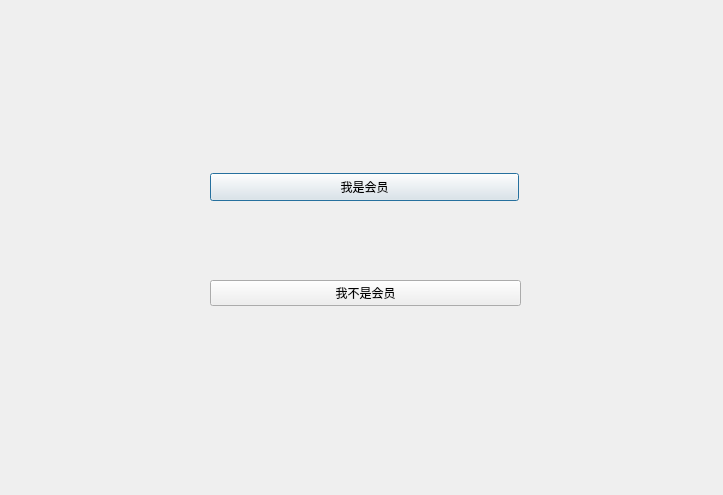
<?xml version="1.0" encoding="UTF-8"?>
<ui version="4.0">
 <class>Dialog</class>
 <widget class="QDialog" name="Dialog">
  <property name="geometry">
   <rect>
    <x>0</x>
    <y>0</y>
    <width>723</width>
    <height>495</height>
   </rect>
  </property>
  <property name="windowTitle">
   <string>Dialog</string>
  </property>
  <widget class="QWidget" name="">
   <property name="geometry">
    <rect>
     <x>210</x>
     <y>100</y>
     <width>311</width>
     <height>281</height>
    </rect>
   </property>
   <layout class="QVBoxLayout" name="verticalLayout">
    <item>
     <widget class="QPushButton" name="pushButton">
      <property name="minimumSize">
       <size>
        <width>309</width>
        <height>28</height>
       </size>
      </property>
      <property name="maximumSize">
       <size>
        <width>309</width>
        <height>28</height>
       </size>
      </property>
      <property name="text">
       <string>我是会员</string>
      </property>
     </widget>
    </item>
    <item>
     <widget class="QPushButton" name="pushButton_2">
      <property name="text">
       <string>我不是会员</string>
      </property>
     </widget>
    </item>
   </layout>
  </widget>
 </widget>
 <resources/>
 <connections/>
</ui>
